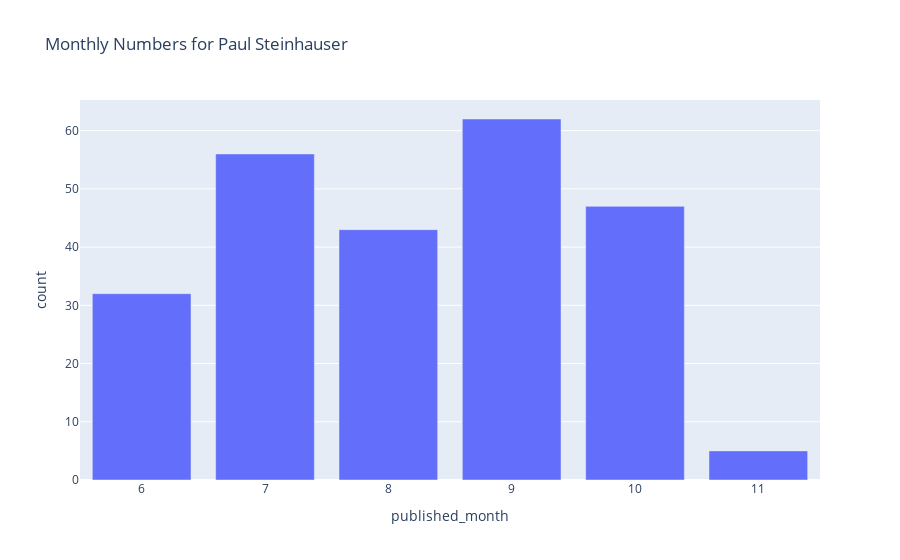
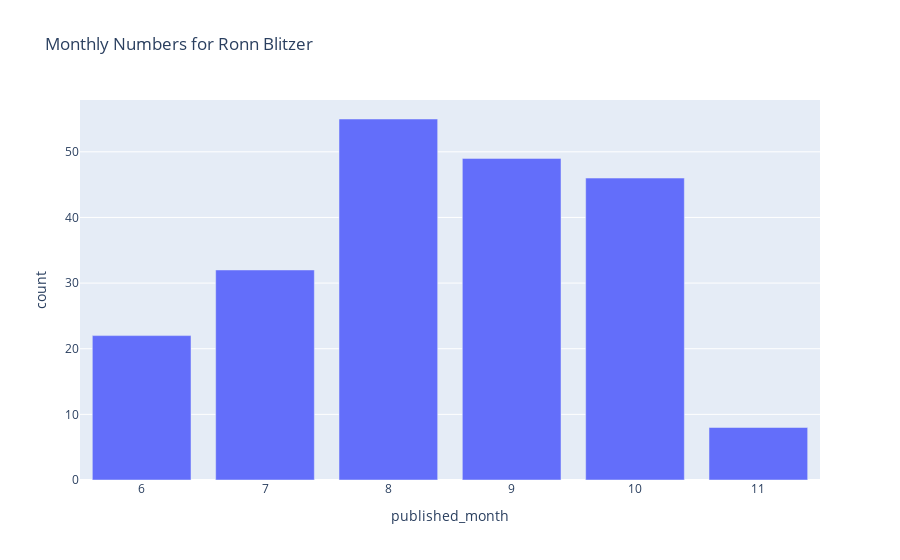

These figures' notebook cell, in order:
### Code cell
## lets creat barchart for top 10 authors by number of articles
def create_bar_chart(author):
     monthly_numbers = get_monthly_numbers(author)
     fig = px.bar(monthly_numbers, x='published_month', y='count', title=f"Monthly Numbers for {' '.join(author.split('_'))}");
     fig.show()
     
for author in list(author_attributes_df.sort_values("num_of_articles", ascending=False).head(10)["author"]):
     create_bar_chart("_".join(author.split(" ")))

### Figure 1 — Plotly figure (JSON) as saved in the notebook; plotly's stock layout.template omitted (floating-point values rounded to 4 significant figures)
{"data": [{"alignmentgroup": "True", "hovertemplate": "published_month=%{x}<br>count=%{y}<extra></extra>", "legendgroup": "", "marker": {"color": "#636efa", "pattern": {"shape": ""}}, "name": "", "offsetgroup": "", "orientation": "v", "showlegend": false, "textposition": "auto", "type": "bar", "x": [6, 7, 8, 9, 10, 11], "xaxis": "x", "y": [32, 56, 43, 62, 47, 5], "yaxis": "y"}], "layout": {"barmode": "relative", "legend": {"tracegroupgap": 0}, "title": {"text": "Monthly Numbers for Paul Steinhauser"}, "xaxis": {"anchor": "y", "domain": [0, 1], "title": {"text": "published_month"}}, "yaxis": {"anchor": "x", "domain": [0, 1], "title": {"text": "count"}}}}

### Figure 2 — Plotly figure (JSON) as saved in the notebook; plotly's stock layout.template omitted (floating-point values rounded to 4 significant figures)
{"data": [{"alignmentgroup": "True", "hovertemplate": "published_month=%{x}<br>count=%{y}<extra></extra>", "legendgroup": "", "marker": {"color": "#636efa", "pattern": {"shape": ""}}, "name": "", "offsetgroup": "", "orientation": "v", "showlegend": false, "textposition": "auto", "type": "bar", "x": [6, 7, 8, 9, 10, 11], "xaxis": "x", "y": [22, 32, 55, 49, 46, 8], "yaxis": "y"}], "layout": {"barmode": "relative", "legend": {"tracegroupgap": 0}, "title": {"text": "Monthly Numbers for Ronn Blitzer"}, "xaxis": {"anchor": "y", "domain": [0, 1], "title": {"text": "published_month"}}, "yaxis": {"anchor": "x", "domain": [0, 1], "title": {"text": "count"}}}}
